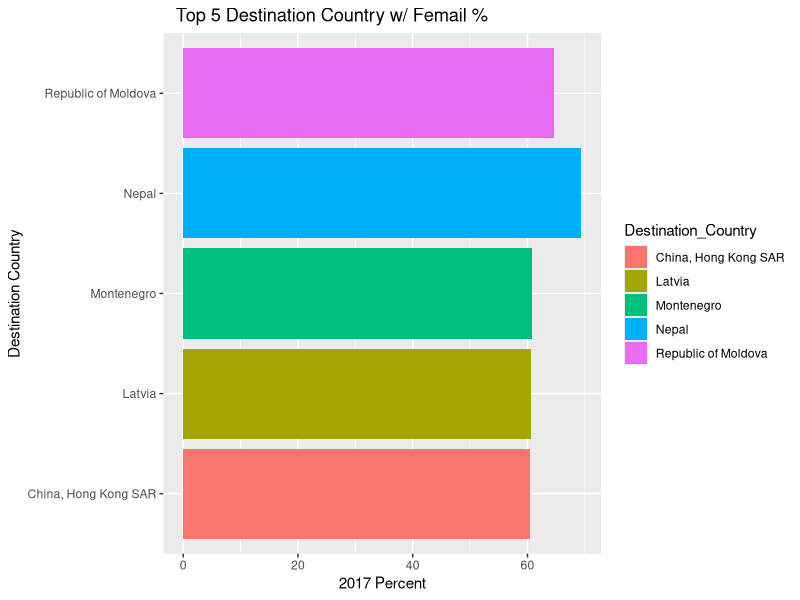

Recreate this plot in R.
## ---- chunk 1
knitr::opts_chunk$set(echo = TRUE)
library(dplyr)
library(tidyr)
library(stringr)
library(ggplot2)
## ---- chunk 2
raw_data <- read.csv("Immigration Data.csv", sep = ",", , skip = 16, header = FALSE) #initial tidy on removing first 16 rows of non #counmtry dat
#?read.csv
head(raw_data)
# V5 column, if blank this is region’ rows don’t have any value ther. We will use this to remove the regions and leave the country data for analysis
df <- raw_data
df
#gets thw region (non-country) info to inspect into a data frame for removal so that we can be left with country data only. 
?filter
 df_not_na <- df %>% filter (V5 != "" )
 df_not_na
# df_not_na is now filtered to the country only. Use names to provide beter column names

names(df_not_na) <- c("Sort_order", "Destination_Country", "Notes", "Country_code", "TypeofData", "a1990_perc", "a1995_perc","a2000_perc","a2005_perc","a2010_perc","a2015_perc","a2017_perc" )
df_not_na

#ordered by Destination Country
arrange(df_not_na, Destination_Country)

df_2017 <- df_not_na %>% select(-a1990_perc, -a1995_perc, -a2000_perc,-a2005_perc,-a2010_perc ,-a2015_perc)
df_2017

df_2017_top5 <- top_n(df_2017,5,a2017_perc)
df_2017_top5

ggplot(df_2017_top5, aes(fill=Destination_Country, y=Destination_Country, x=a2017_perc)) +
  ggtitle("Top 5 Destination Country w/ Femail %") +
  theme(plot.title = element_text(hjust = 0.1)) +
  geom_bar(position='dodge', stat="identity") +
  xlab('2017 Percent') +
  ylab('Destination Country')
